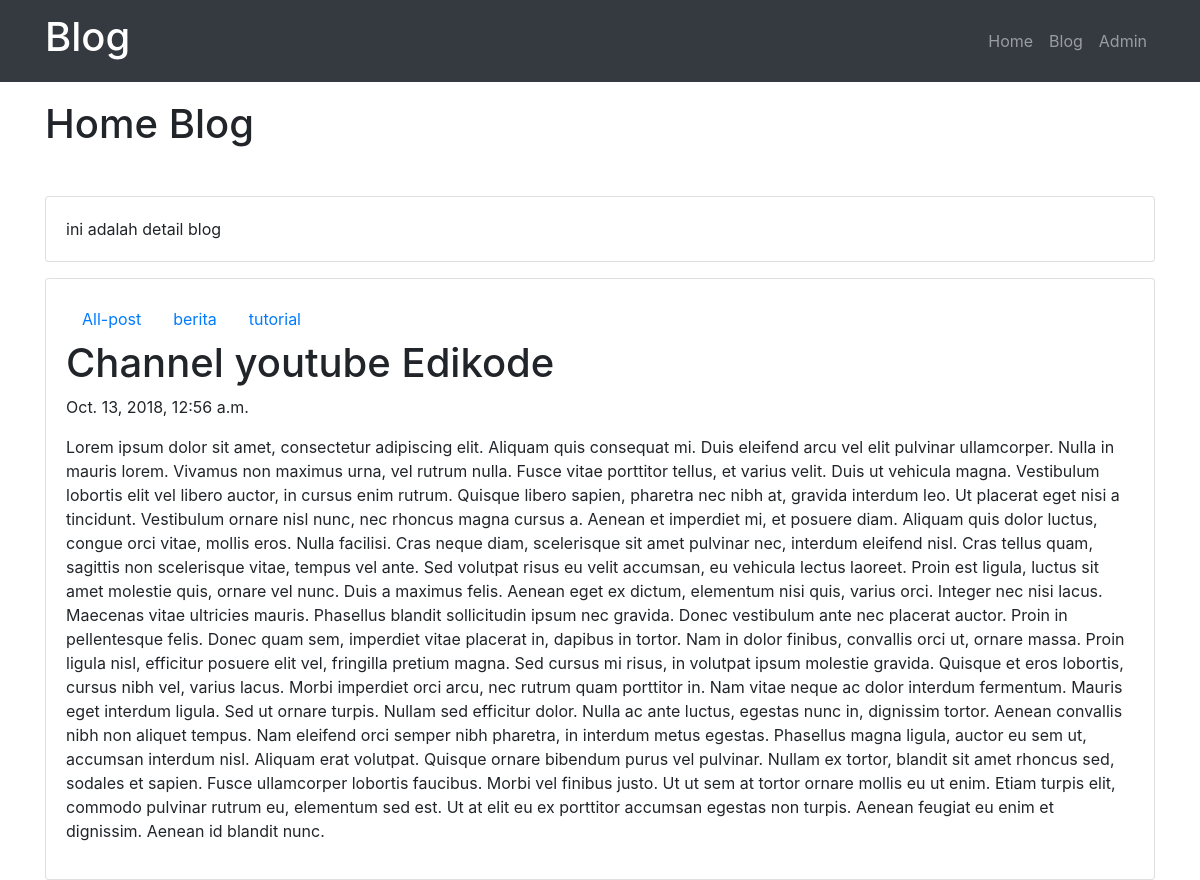
The page /blog/post/channel-youtube-edikode/ on the database its author committed.
### blog/models.py (models this page shows, shortened)
class Post(models.Model):
    judul = models.CharField(max_length=255)
    body = models.TextField()
    category = models.CharField(max_length=255)
    publish = models.DateTimeField(auto_now_add=True)
    update = models.DateTimeField(auto_now=True)
    slug = models.SlugField(blank=True, editable=False)

### blog/views.py (the view)
# urls.py: re_path(r'^post/(?P<slugInput>[\w-]+)/$', views.detailPost, name="detail"),
def detailPost(request, slugInput):
    posts = Post.objects.get(slug=slugInput)
    categories = Post.objects.values('category').distinct()
    context = {
        'Judul': 'Home Blog',
        'Content': 'ini adalah detail blog',
        'Categories': categories,
        'Posts': posts,
    }
    return render(request, 'blog/detail.html', context)

### blog/templates/blog/detail.html (shortened to what this page needs)
{% extends "base.html" %}
{% block pageTitle %} {{Judul}} {% endblock pageTitle %}
{% block contents %}
<div class="card card-body mb-3">{{Content}}</div>
<div class="card card-body">
  <ul class="nav">
    <li class="nav-item">
      <a class="nav-link" href="/blog" title=""> All-post </a>
    </li>
    {% for dataCategory in Categories %}
    <li class="nav-item">
      <a
        class="nav-link"
        href="/blog/category/{{dataCategory.category}}"
        title=""
      >
        {{dataCategory.category}}
      </a>
    </li>
    {% endfor %}
  </ul>
  <h1>{{Posts.judul}}</h1>
  <p>{{Posts.publish}}</p>
  <p>{{Posts.body}}</p>
</div>
{% endblock contents %}

### rows shown on the page
Post: judul "Channel youtube Edikode", publish "Oct. 13, 2018, 12:56 a.m.", body "Lorem ipsum dolor sit amet, consectetur adipiscing elit. Aliquam quis consequat mi. Duis eleifend arcu vel elit pulvinar ullamcorper. Nulla in mauris lorem. Vivamus non maximus urna, vel rutrum nulla. Fusce vitae porttitor tellus, et varius velit. Duis ut vehicula magna. Vestibulum lobortis elit vel libero auctor, in cursus enim rutrum. Quisque libero sapien, pharetra nec nibh at, gravida interdum leo. Ut placerat eget nisi a tincidunt. Vestibulum ornare nisl nunc, nec rhoncus magna cursus a. Aenean et imperdiet mi, et posuere diam. Aliquam quis dolor luctus, congue orci vitae, mollis eros. Nulla facilisi. Cras neque diam, scelerisque sit amet pulvinar nec, interdum eleifend nisl. Cras…"

### other values the page prints
{{ Judul }} "Home Blog"
{{ Content }} "ini adalah detail blog"
{{ dataCategory.category }} "berita" "tutorial"
